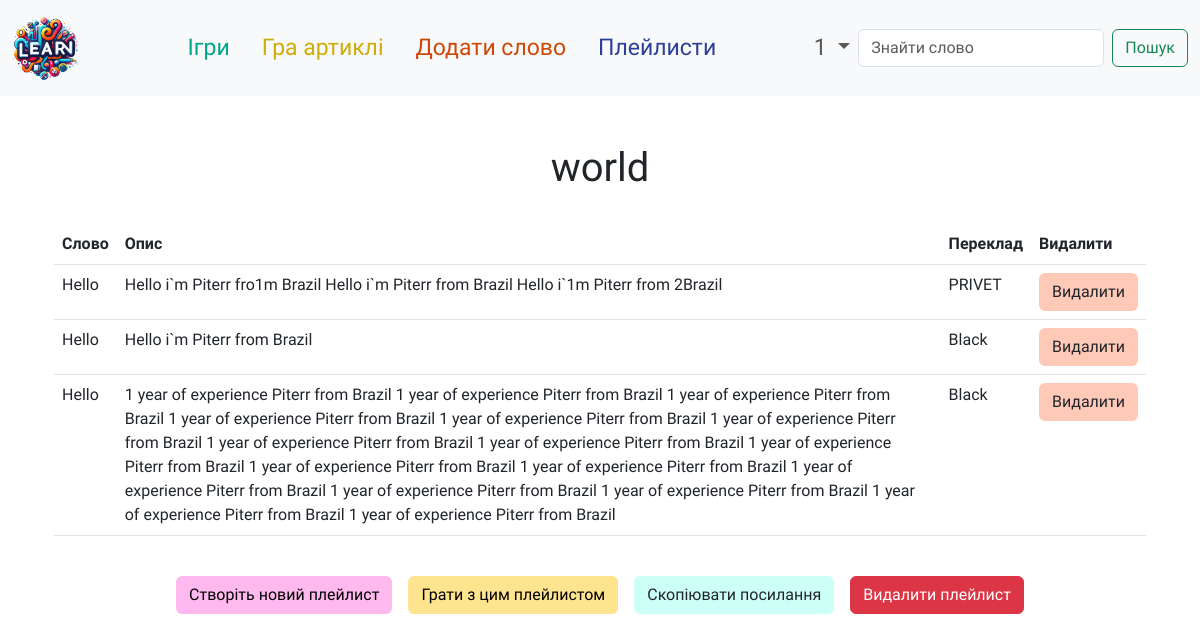
The app's page /my/playlist/9/ (signed in) with its own data.
### accounts/models.py (models this page shows)
class Playlist(models.Model):
    user = models.ForeignKey(User, on_delete=models.CASCADE)
    title = models.CharField(max_length=100)
    playlist_id = models.UUIDField(default=uuid.uuid4, editable=False, unique=True)

class PlaylistItem(models.Model):
    user = models.ForeignKey(User, on_delete=models.CASCADE)
    word = models.ForeignKey(BaseGameModel, on_delete=models.CASCADE)
    playlist = models.ForeignKey(Playlist, on_delete=models.CASCADE)

### base_game/models.py (models this page shows)
class BaseGameModel(models.Model):
    LEVEL_CHOICES = (
        ('A1', 'A1'),
        ('A2', 'A2'),
        ('B1', 'B1'),
        ('B2', 'B2'),
        ('C1', 'C1'),
        ('C2', 'C2'),
    )
    word = models.CharField(max_length=100)
    description = models.TextField(max_length=2000)
    translate = models.CharField(max_length=200)
    autor = models.ForeignKey(User, on_delete=models.CASCADE, null=True, blank=True)
    level = models.CharField(max_length=2, choices=LEVEL_CHOICES, default='A1')

### accounts/views.py (the view)
# urls.py: path('playlist/<int:playlist_id>/', views.playlist_detail, name='playlist_detail'),
@login_required
def playlist_detail(request, playlist_id=None, playlist_uuid=None):
    playlist = None
    playlist_items = None
    if playlist_id:
        playlist = get_object_or_404(Playlist, id=playlist_id)
        playlist_items = PlaylistItem.objects.filter(playlist=playlist)
    elif playlist_uuid:
        playlist = get_object_or_404(Playlist, playlist_uuid=playlist_uuid)
        playlist_items = PlaylistItem.objects.filter(playlist=playlist)
    return render(request, 'playlist/playlist_detail.html', {'playlist': playlist, 'playlist_items': playlist_items})

### accounts/templates/playlist/playlist_detail.html (shortened to what this page needs)
{% extends 'base.html' %}
{% block content %}
<div class="container mt-5">
    <h1 class="text-center">{{ playlist.title }}</h1>
    <div class="table-responsive">
        <table class="table mt-4">
            <thead>
                <tr>
                    <th>Слово</th>
                    <th>Опис</th>
                    <th>Переклад</th>
                    <th>Видалити</th>
                </tr>
            </thead>
            <tbody>
                {% for item in playlist_items %}
                <tr style="background-color: {{ item.row_color }}">
                    <td>{{ item.word.word }}</td>
                    <td>{{ item.word.description }}</td>
                    <td>{{ item.word.translate }}</td>
                    <td>
                        <form method="post" action="{% url 'my:remove_word_from_playlist' playlist.id item.word.id %}">
                            <button type="submit" class="btn b-color-red-orange">Видалити</button>
                        </form>
                    </td>
                </tr>
                {% empty %}
                <tr>
                    <td colspan="4">Плейлист порожній.</td>
                </tr>
                {% endfor %}
            </tbody>
        </table>
    </div>
    <div class="mt-4 d-flex flex-wrap justify-content-center">
        <a href="{% url 'my:create_playlist' %}" class="btn b-color-red mx-2 mb-2">Створіть новий плейлист</a>
        <a href="{% url 'my:create_my_game' playlist.id %}" class="btn b-color-orange mx-2 mb-2">Грати з цим плейлистом</a>
        <button id="copy-link-btn" class="btn b-color-green-blue mx-2 mb-2">Скопіювати посилання</button>
        <button id="delete-playlist-btn" class="btn btn-danger mx-2 mb-2">Видалити плейлист</button>
    </div>
</div>
{% endblock %}

### templates/base.html (shortened to what this page needs)
<!DOCTYPE html>
<html lang="en">
<head>
    {% load static %}
    <link href="https://cdn.jsdelivr.net/npm/bootstrap@5.3.0/dist/css/bootstrap.min.css" rel="stylesheet">
    <link rel="stylesheet" type="text/css" href="{% static 'css/base.css' %}">
    <link rel="stylesheet" href="https://cdnjs.cloudflare.com/ajax/libs/font-awesome/6.7.0/css/all.min.css">
</head>
<body>
<nav class="navbar navbar-expand-lg bg-body-tertiary">
    <div class="container-fluid">
        <a class="navbar-brand" href="{% url 'base_view' %}">
            <img class="my-logo-img mx-auto" src="{% static 'img/logo.png' %}" alt="learn">
        </a>
        <div class="collapse navbar-collapse" id="navbarSupportedContent">
            <ul class="navbar-nav me-auto mb-2 mb-lg-0 mx-auto">
                <li class="nav-item mx-2">
                    <a class="nav-link" href="{% url 'words:game' %}" style="color:#00a588;">Ігри</a>
                </li>
                <li class="nav-item mx-2">
                    <a class="nav-link" href="{% url 'artikel:artikel_game' %}" style="color:#cfac08;">Гра артиклі</a>
                </li>
                {% if user.is_authenticated %}
                    <li class="nav-item mx-2">
                        <a class="nav-link" href="{% url 'words:create_words' %}" style="color:#cf4808;">Додати слово</a>
                    </li>
                    <li class="nav-item mx-2">
                        <a class="nav-link" href="{% url 'my:create_playlist' %}" style="color:#2d4097;">Плейлисти</a>
                    </li>
                {% endif %}
            </ul>
            <ul class="navbar-nav ml-auto">
                <li class="nav-item dropdown">
                    <a class="nav-link dropdown-toggle" href="#" role="button" data-bs-toggle="dropdown" aria-expanded="false">
                        {% if user.is_authenticated %}
                            {{ user.username }}
                        {% else %}
                            Увійти
                        {% endif %}
                    </a>
                </li>
            </ul>
            <form class="d-flex" role="search" method="GET" action="{% url 'words:search_words' %}">
                <input class="form-control me-2" type="search" name="q" placeholder="Знайти слово" aria-label="Search">
                <button class="btn btn-outline-success" type="submit">Пошук</button>
            </form>
        </div>
    </div>
</nav>
<div class="container mt-2">
    {% block content %}
    {% endblock %}
</div>
</body>
</html>

### static/css/base.css (style rules this page uses)
body { font-family: 'Pangolin', cursive; }
a { text-decoration: none; color: inherit; }
.my-logo-img { width: 70px; }
.nav-link { font-size: 23px; }
.b-color-red { background-color: #ffb9ee; color: black; }
.b-color-orange { background-color: #ffe490; color: black; }
.b-color-red-orange { background-color: #ffc9b8; }
.b-color-green-blue { background-color: #ccfff6; }

### records on screen
Playlist: title "world"
PlaylistItem: word.word "Hello", word.description "Hello i`m Piterr fro1m Brazil Hello i`m Piterr from Brazil Hello i`1m Piterr from 2Brazil", word.translate "PRIVET"
PlaylistItem: word.word "Hello", word.description "Hello i`m Piterr from Brazil", word.translate "Black"
PlaylistItem: word.word "Hello", word.description "1 year of experience Piterr from Brazil 1 year of experience Piterr from Brazil 1 year of experience Piterr from Brazil 1 year of experience Piterr from Brazil 1 year of experience Piterr from Brazil 1 year of experience Piterr from Brazil 1 year of experience Piterr from Brazil 1 year of experience Piterr from Brazil 1 year of experience Piterr from Brazil 1 year of experience Piterr from Brazil 1 year of experience Piterr from Brazil 1 year of experience Piterr from Brazil 1 year of experience Piterr from Brazil 1 year of experience Piterr from Brazil 1 year of experience Piterr from Brazil 1 year of experience Piterr from Brazil", word.translate "Black"

### other values on screen
{{ user.username }} "1"
